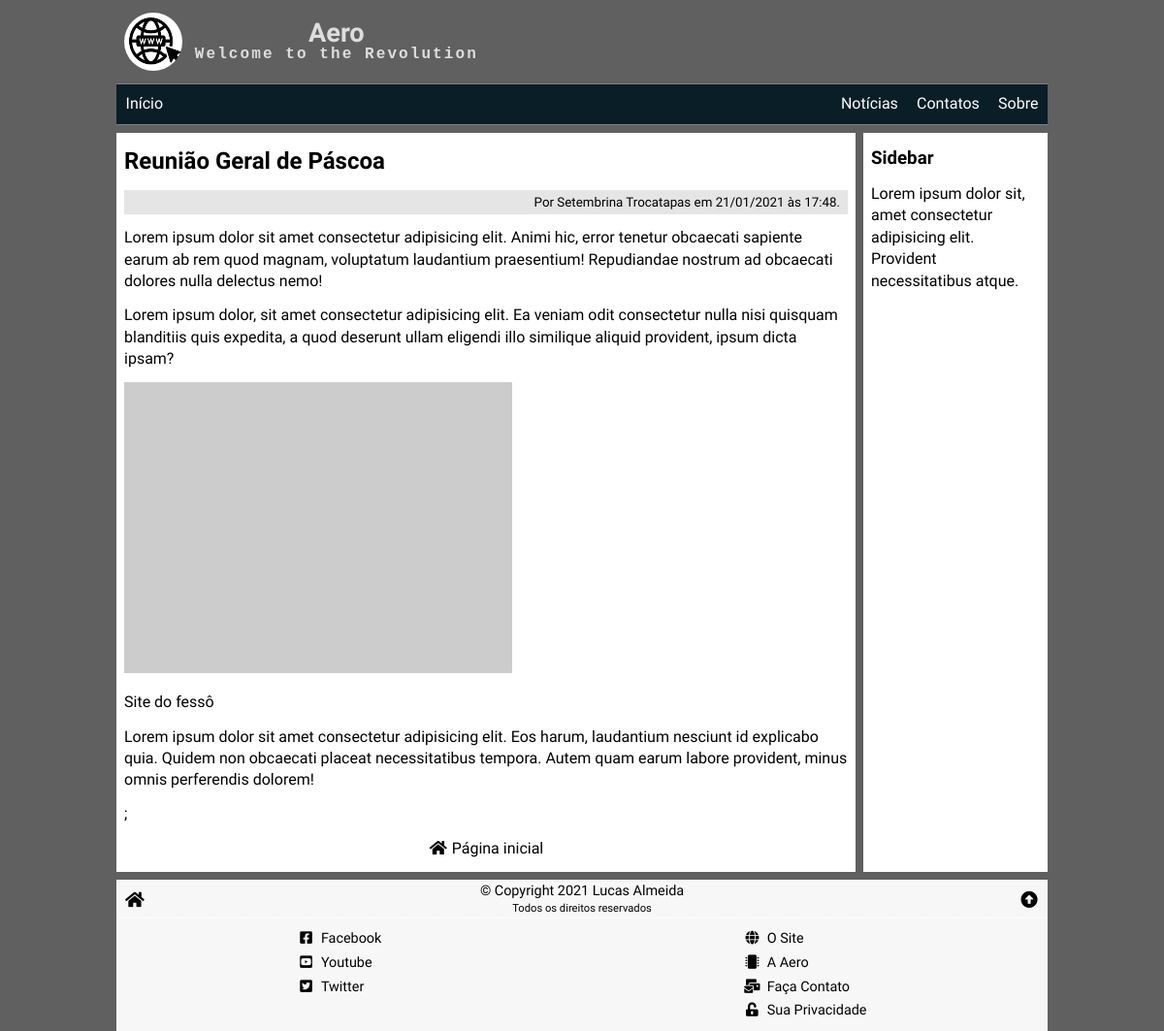
Screenshot of /view.php?id=2 with the database file from the repository.
### tables this page shows
CREATE TABLE articles (
    art_id INT NOT NULL PRIMARY KEY AUTO_INCREMENT,
    date TIMESTAMP DEFAULT CURRENT_TIMESTAMP,
    image VARCHAR(255) NOT NULL,
    title VARCHAR(127) NOT NULL,
    preview VARCHAR(255) NOT NULL,
    content LONGTEXT NOT NULL,
    author INT NOT NULL,
    status ENUM ('ativo', 'inativo') DEFAULT 'ativo'
);

CREATE TABLE authors (
    aut_id INT NOT NULL PRIMARY KEY AUTO_INCREMENT,
    aut_date TIMESTAMP DEFAULT CURRENT_TIMESTAMP,
    aut_avatar VARCHAR(255) NOT NULL,
    aut_name VARCHAR(127) NOT NULL,
    aut_link VARCHAR(255) NOT NULL,
    status ENUM ('ativo', 'inativo') DEFAULT 'ativo'
);

### view.php (the view, shortened to what this page needs)
<?php
require('./_config.php');
$output = '';
$id = (isset($_GET['id'])) ? intval($_GET['id']) : 0;
$sql = "
    SELECT *, DATE_FORMAT(date, '%d/%m/%Y às %H:%i') AS datebr
    FROM articles
    INNER JOIN authors ON aut_id = author
    WHERE art_id = '{$id}' AND articles.status = 'ativo'
";
$res = $conn->query($sql);
if ($res->num_rows != 1) {
    $output = '<h4>Artigo não encontrado!</h4>';
} else {
    $art = $res->fetch_assoc();
    $output .= <<<HTML
        <small class="autor-date">Por <a href="{$art['aut_link']}" target="_blank">{$art['aut_name']}</a> em {$art['datebr']}.</small>
        {$art['content']};
HTML;
}
require('./_header.php');
?>
<article>
    <h2><?php echo $art['title'] ?></h2>
    <div class="article"><?php echo $output ?></div>
    <p class="center">
        <a href="/"><i class="fas fa-fw fa-home"></i> Página inicial</a>
    </p>
</article>
<aside>
    <h3>Sidebar</h3>
    <p>Lorem ipsum dolor sit, amet consectetur adipisicing elit. Provident necessitatibus atque.</p>
</aside>
<?php
require('./_footer.php');
?>

### css/global.css (style rules this page uses)
* { box-sizing: border-box; outline: none; }
html, body { font-family: 'Grandstander', cursive; font-size: 16px; position: relative; width: 100%; height: 100%; padding: 0; margin: 0; line-height: 1.4; }
header, nav, main, article, aside, footer { display: block; }
h1, h2, h3, h4, h5, p { margin: .8rem 0; }
a { color: rgb(0, 0, 0); text-decoration: none; transition: .2s; }
body { background-attachment: fixed; background-size: cover; background-position-x: left; background-color: rgba(0, 0, 0, 0.623); }
article { background: rgb(255, 255, 255); overflow: auto; margin-top: .5rem; padding: 0 .5rem; flex: 4; }
aside { background: rgb(255, 255, 255); overflow: auto; margin-top: .5rem; padding: 0 .5rem; }
@media (min-width: 575px) { article { margin-right: .25rem; } }
@media (min-width: 575px) { aside { min-width: 190px; max-width: 190px; margin-left: .25rem; } }

### css/view.css (style rules this page uses)
.center { text-align: center; }
.autor-date { display: block; background-color: rgba(0,0,0,.1); padding: .2rem .5rem .2rem .2rem; text-align: right; }

### rows the page displays
articles: title "Reunião Geral de Páscoa", authors.aut_name "Setembrina Trocatapas", content "Lorem ipsum dolor sit amet consectetur adipisicing elit. Animi hic, error tenetur obcaecati sapiente earum ab rem quod magnam, voluptatum laudantium praesentium! Repudiandae nostrum ad obcaecati dolores nulla delectus nemo! Lorem ipsum dolor, sit amet consectetur adipisicing elit. Ea veniam odit consectetur nulla nisi quisquam blanditiis quis expedita, a quod deserunt ullam eligendi illo similique aliquid provident, ipsum dicta ipsam? Site do fessô Lorem ipsum dolor sit amet consectetur adipisicing elit. Eos harum, laudantium nesciunt id explicabo quia. Quidem non obcaecati placeat necessitatibus tempora. Autem quam earum labore provident, minus omnis perferendis dolorem!"

### other values shown
$siteName "Aero"
$siteSlogan "Welcome to the Revolution"
$art['datebr'] "21/01/2021 às 17:48"
